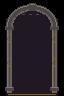

This game map was drawn from its Tiled (.tmx) file and the tilesets committed beside it. A one-line description and the full map source follow:
An orthogonal 2x3 tile map with 32x32 px tiles, 1 tile layer (Assembly), 3 tilesets.

<map version="1.10" orientation="orthogonal" renderorder="right-down" width="2" height="3" tilewidth="32" tileheight="32" infinite="0" nextlayerid="2" nextobjectid="1">
  <tileset firstgid="1" source="../floors.tsx" />
  <tileset firstgid="321" source="../walls.tsx" />
  <tileset firstgid="961" source="../architecture.tsx" />
  <layer id="1" name="Assembly" width="2" height="3">
    <data encoding="csv">
1029,1030,
1045,1046,
1061,1062
</data>
  </layer>
</map>
